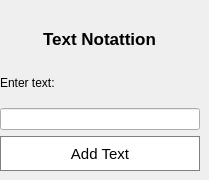
         <widget class="QWidget" name="Text_Notation">
          <widget class="QWidget" name="text_notation_widget" native="true">
           <property name="geometry">
            <rect>
             <x>0</x>
             <y>20</y>
             <width>200</width>
             <height>151</height>
            </rect>
           </property>
           <property name="minimumSize">
            <size>
             <width>200</width>
             <height>0</height>
            </size>
           </property>
           <property name="maximumSize">
            <size>
             <width>220</width>
             <height>16777215</height>
            </size>
           </property>
           <layout class="QGridLayout" name="gridLayout_27">
            <item row="0" column="0" alignment="Qt::AlignHCenter">
             <widget class="QLabel" name="label_27">
              <property name="font">
               <font>
                <pointsize>13</pointsize>
                <weight>75</weight>
                <bold>true</bold>
               </font>
              </property>
              <property name="text">
               <string>Text Notattion</string>
              </property>
             </widget>
            </item>
            <item row="1" column="0">
             <widget class="QLabel" name="label_26">
              <property name="text">
               <string>Enter text:</string>
              </property>
             </widget>
            </item>
            <item row="2" column="0">
             <widget class="QLineEdit" name="text"/>
            </item>
            <item row="3" column="0">
             <widget class="QPushButton" name="text_notation">
              <property name="maximumSize">
               <size>
                <width>16777215</width>
                <height>35</height>
               </size>
              </property>
              <property name="styleSheet">
               <string notr="true">QPushButton{
	border-radius: 20px;
    background-color:white;
	border: 1px solid rgb(128,128,128);
	font-size:15px;
}

QPushButton:hover {
	border-radius: 20px;
   	color: rgb(230, 0, 92);
	border:1px solid rgb(230, 0, 92);
}

</string>
              </property>
              <property name="text">
               <string>Add Text</string>
              </property>
             </widget>
            </item>
           </layout>
          </widget>
         </widget>
